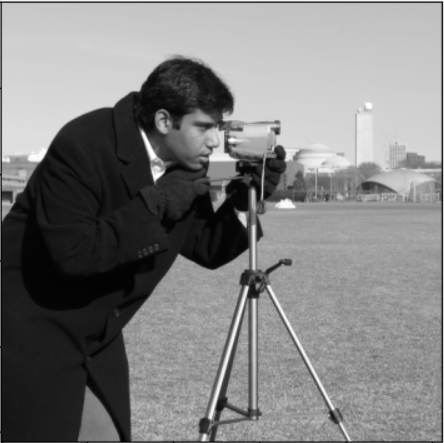
#> input picture model.png, 444 x 443 px, found by its file name
$ python blur.py
#> lines starting #> are read from the running program, lines starting #| are printed output that depends on the picture; after the words box and inside, x2 and y2 are one past the last pixel; in counts of white or black regions, pixels touching at a corner belong together
import cv2
import numpy as np

def apply_gaussian_blur(image, ksize=15):
    return cv2.GaussianBlur(image, (ksize, ksize), 0)

def apply_box_blur(image, ksize=15):
    return cv2.blur(image, (ksize, ksize))

def apply_motion_blur(image, ksize=15):
    kernel = np.zeros((ksize, ksize))
    kernel[int((ksize-1)/2), :] = np.ones(ksize)
    kernel = kernel / ksize
    return cv2.filter2D(image, -1, kernel)

def apply_radial_blur(image, iterations=15):
    h, w = image.shape[:2]
    center = (w // 2, h // 2)
    result = np.zeros_like(image, dtype=np.float32)
    for i in range(1, iterations+1):
        M = cv2.getRotationMatrix2D(center, angle=i * 360 / iterations, scale=1.0)
        rotated = cv2.warpAffine(image, M, (w, h))
        result += rotated.astype(np.float32)
    result /= iterations
    return result.astype(np.uint8)

def add_label(image, label):
    labeled = image.copy()
    font = cv2.FONT_HERSHEY_SIMPLEX
    scale = 1
    thickness = 2
    color = (255, 0, 0)
    cv2.putText(labeled, label, (10, 30), font, scale, color, thickness, cv2.LINE_AA)
    return labeled

def resize_to_same(images, height=300):
    return [cv2.resize(img, (int(img.shape[1] * height / img.shape[0]), height)) for img in images]

def stack_images_grid(images, grid_shape):
    rows = []
    idx = 0
    for r in range(grid_shape[0]):
        row_imgs = images[idx:idx + grid_shape[1]]
        if len(row_imgs) < grid_shape[1]:
            # Pad with black image if not enough images
            h, w = row_imgs[0].shape[:2]
            for _ in range(grid_shape[1] - len(row_imgs)):
                row_imgs.append(np.zeros((h, w, 3), dtype=np.uint8))
        rows.append(cv2.hconcat(row_imgs))
        idx += grid_shape[1]
    return cv2.vconcat(rows)

# Load your image
image = cv2.imread(r'C:\Users\Mijiiii MC\OneDrive\Desktop\FYP\model.png')  # Replace with your image path
#> image is the input picture: shape (443, 444, 3); min 1, max 255, mean 128

# Apply different blurs
original = add_label(image, "Original")
#> in add_label, `cv2.putText(labeled, label, (10, 30), font, scale, color, thickness, c..`: labeled: shape (443, 444, 3); 0.75% of pixels changed, all inside (x1, y1, x2, y2) = (11, 7, 125, 40)
gaussian = add_label(apply_gaussian_blur(image), "Gaussian Blur")
#> in add_label (call 2), `cv2.putText(labeled, label, (10, 30), font, scale, color, thickness, c..`: labeled: shape (443, 444, 3); mean of channels 0, 1, 2 128.2, 126, 126
box = add_label(apply_box_blur(image), "Box Blur")
#> call 3 of add_label, with label = 'Box Blur'
#> in add_label (call 3), `cv2.putText(labeled, label, (10, 30), font, scale, color, thickness, c..`:
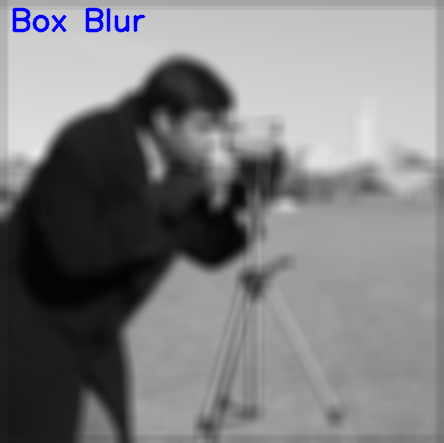
#> labeled: shape (443, 444, 3); mean of channels 0, 1, 2 128.1, 126.7, 126.7; drawn as B, G, R
motion = add_label(apply_motion_blur(image), "Motion Blur")
#> call 4 of add_label, with label = 'Motion Blur'
#> in add_label (call 4), `cv2.putText(labeled, label, (10, 30), font, scale, color, thickness, c..`:
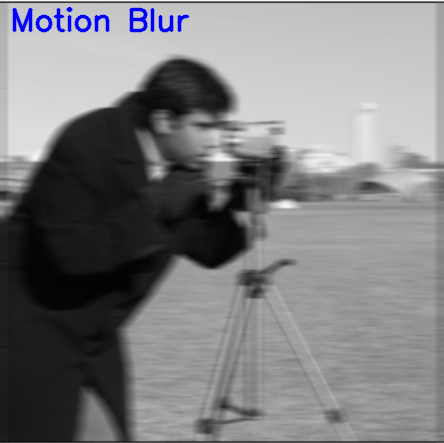
#> labeled: shape (443, 444, 3); mean of channels 0, 1, 2 128.3, 126.4, 126.4; drawn as B, G, R
radial = add_label(apply_radial_blur(image), "Radial Blur")
#> the loop in apply_radial_blur, `for i in range(1, iterations+1):` made 15 passes
#> pass 1, in apply_radial_blur, `rotated = cv2.warpAffine(image, M, (w, h))`:
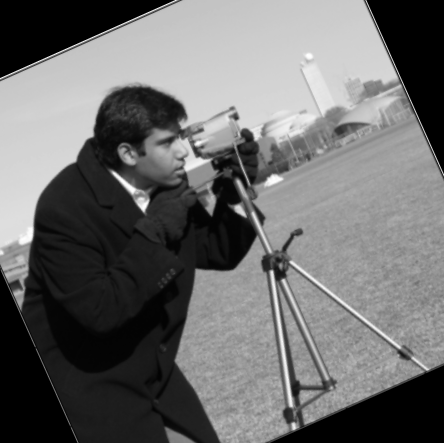
#> rotated: shape (443, 444, 3); min 0, max 255, mean 108
#> after the loop in apply_radial_blur, `for i in range(1, iterations+1):`:
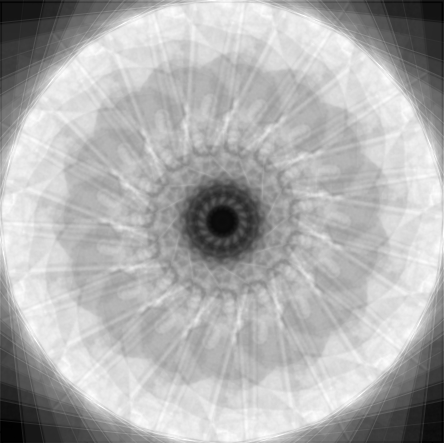
#> result: shape (443, 444, 3) float32; min 3, max 2419, mean 1671.8; drawn with min black and max white
#> in apply_radial_blur, `result /= iterations`:
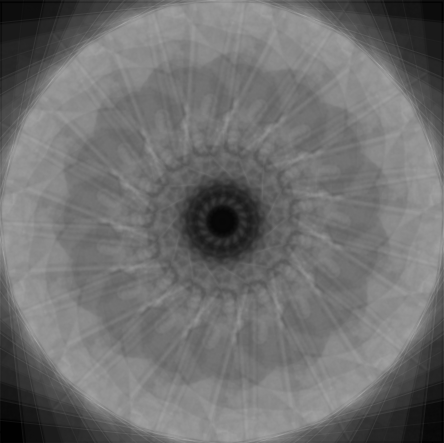
#> result: shape (443, 444, 3) float32; min 0.2, max 161.3, mean 111.5
#> in add_label (call 5), `cv2.putText(labeled, label, (10, 30), font, scale, color, thickness, c..`:
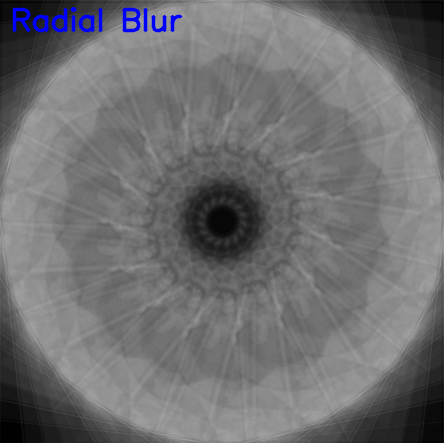
#> labeled: shape (443, 444, 3); mean of channels 0, 1, 2 112.3, 110.4, 110.4; drawn as B, G, R

# Resize all to same height
resized_images = resize_to_same([original, gaussian, box, motion, radial], height=300)
#> resized_images = 5 items

# Combine into 2x3 grid
combined_image = stack_images_grid(resized_images, grid_shape=(2, 3))
#> after the loop in stack_images_grid, `for r in range(grid_shape[0]):`: idx = 6; rows = 2 items
#> in stack_images_grid, `return cv2.vconcat(rows)`:
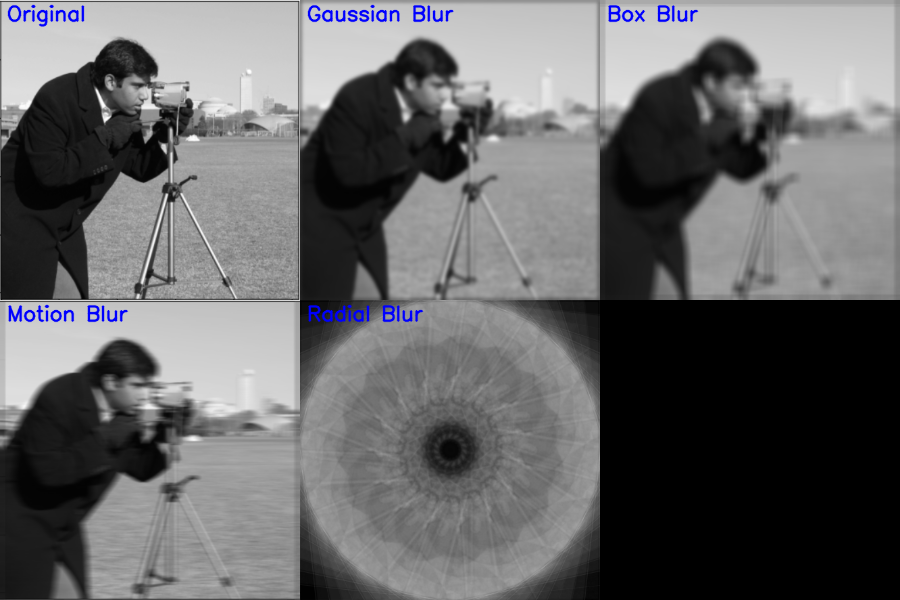
#> returned value: shape (600, 900, 3); mean of channels 0, 1, 2 104.1, 102.7, 102.7; drawn as B, G, R

# Show or save
cv2.imshow("Blur Comparison with Labels", combined_image)
cv2.waitKey(0)
cv2.destroyAllWindows()
# Optionally save the result
cv2.imwrite('blur_comparison.jpg', combined_image)
